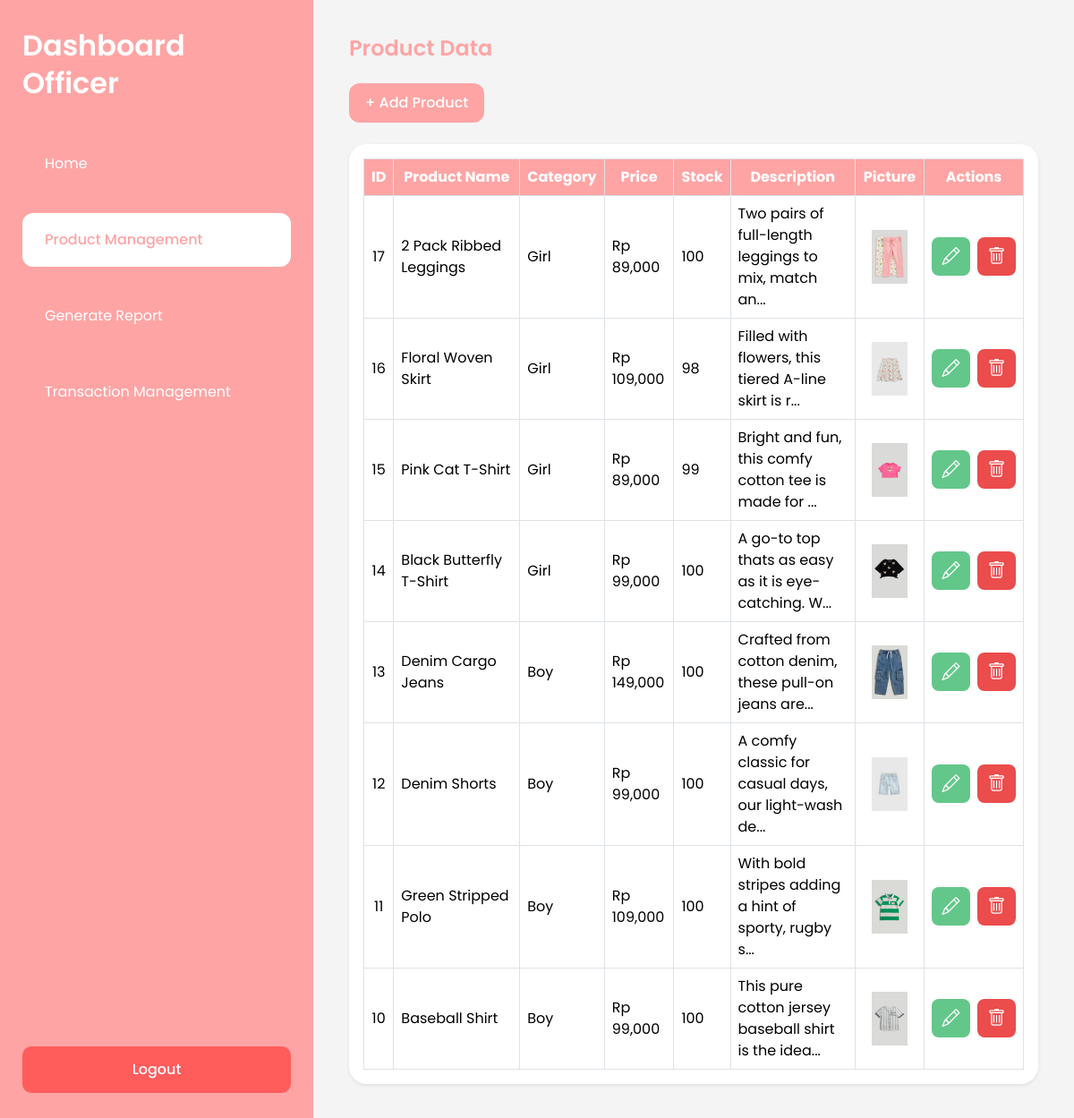
The page /officer/product-management.php (signed in) on the database its author committed.
### tables this page shows
CREATE TABLE `products` (
  `id` int(11) NOT NULL AUTO_INCREMENT,
  `name` varchar(100) NOT NULL,
  `description` text DEFAULT NULL,
  `category` varchar(100) NOT NULL,
  `price` decimal(10,2) NOT NULL,
  `stock` int(11) NOT NULL,
  `image` varchar(255) NOT NULL,
  `created_at` timestamp NOT NULL DEFAULT current_timestamp(),
  PRIMARY KEY (`id`)
);

### officer/product-management.php (the view, shortened to what this page needs)
<?php
require_once '../config/database.php';
$products = mysqli_query($conn, "SELECT * FROM products ORDER BY id DESC");
?>
<!DOCTYPE html>
<html lang="en">
<head>
<link href="https://cdn.jsdelivr.net/npm/bootstrap@5.3.3/dist/css/bootstrap.min.css" rel="stylesheet">
<link href="https://cdn.jsdelivr.net/npm/bootstrap-icons/font/bootstrap-icons.css" rel="stylesheet">
</head>
<body>
<div class="main-wrapper">
    <?php include 'sidebar.php'; ?>
    <div class="content">
        <h4 class="page-title mb-4">Product Data</h4>
        <button type="button" class="btn btn-pink mb-4" data-bs-toggle="modal" data-bs-target="#addProduct">
            + Add Product
        </button>
        <div class="card border-0 shadow-sm">
            <div class="card-body">
                <div class="table-responsive">
                    <table class="table table-bordered align-middle">
                        <thead>
                            <tr>
                                <th>ID</th>
                                <th>Product Name</th>
                                <th>Category</th>
                                <th>Price</th>
                                <th>Stock</th>
                                <th>Description</th>
                                <th>Picture</th>
                                <th>Actions</th>
                            </tr>
                        </thead>
                        <tbody>
                        <?php while($row = mysqli_fetch_assoc($products)) : ?>
                            <tr>
                                <td class="text-center"><?= $row['id'] ?></td>
                                <td><?= htmlspecialchars($row['name']) ?></td>
                                <td><?= htmlspecialchars($row['category']) ?></td>
                                <td>Rp <?= number_format($row['price']) ?></td>
                                <td><?= htmlspecialchars($row['stock']) ?></td>
                                <td>
                                    <?= strlen($row['description']) > 50
                                        ? htmlspecialchars(substr($row['description'], 0, 50)) . '...'
                                        : htmlspecialchars($row['description']) ?>
                                </td>
                                <td class="text-center">
                                    <img src="../assets/uploads/<?= htmlspecialchars($row['image']) ?>" class="product-img" alt="Product Image">
                                </td>
                                <td class="text-center">
                                    <div class="d-flex justify-content-center gap-2">
                                        <div class="action-box action-edit"
                                            data-bs-toggle="modal"
                                            data-bs-target="#editProduct"
                                            data-id="<?= $row['id'] ?>"
                                            data-name="<?= htmlspecialchars($row['name']) ?>"
                                            data-category="<?= htmlspecialchars($row['category']) ?>"
                                            data-price="<?= $row['price'] ?>"
                                            data-stock="<?= $row['stock'] ?>"
                                            data-description="<?= htmlspecialchars($row['description']) ?>">
                                            <i class="bi bi-pencil"></i>
                                        </div>
                                        <div class="action-box action-delete"
                                            data-bs-toggle="modal"
                                            data-bs-target="#deleteProduct"
                                            data-id="<?= $row['id'] ?>"
                                            data-name="<?= htmlspecialchars($row['name']) ?>">
                                            <i class="bi bi-trash"></i>
                                        </div>
                                    </div>
                                </td>
                            </tr>
                        <?php endwhile; ?>
                        </tbody>
                    </table>
                </div>
            </div>
        </div>
    </div>
</div>
</body>
</html>

### officer/product-management.php (style rules this page uses)
body { font-family: 'Poppins', sans-serif; background: #f4f4f4; margin: 0; overflow: hidden; }
.main-wrapper { display: flex; height: 100vh; overflow: hidden; }
.content { flex: 1; padding: 40px; height: 100vh; overflow-y: auto; overflow-x: hidden; }
.page-title { color: #FFA4A4; font-weight: 600; }
.btn-pink { background: #FFA4A4; color: #fff; border-radius: 12px; border: none; padding: 10px 18px; font-weight: 500; }
.card { border-radius: 20px; }
.table { background: white; margin-bottom: 0; }
.table thead th { background: #FFA4A4 !important; color: white !important; text-align: center; vertical-align: middle; white-space: nowrap; }
.table td { vertical-align: middle; }
.action-box { width: 43px; height: 43px; border-radius: 8px; display: flex; align-items: center; justify-content: center; color: #fff; cursor: pointer; transition: 0.2s ease; }
.action-edit { background: #63C78A; }
.action-delete { background: #EB4C4C; }
.action-box i { font-size: 20px; }
.product-img { width: 60px; height: 60px; object-fit: cover; border-radius: 8px; }
.table-responsive { overflow-x: auto; }

### rows shown on the page
products: id "17", name "2 Pack Ribbed Leggings", category "Girl", price "89,000", stock "100", description "Two pairs of full-length leggings to mix, match an", image (picture)
products: id "16", name "Floral Woven Skirt", category "Girl", price "109,000", stock "98", description "Filled with flowers, this tiered A-line skirt is r", image (picture)
products: id "15", name "Pink Cat T-Shirt", category "Girl", price "89,000", stock "99", description "Bright and fun, this comfy cotton tee is made for", image (picture)
products: id "14", name "Black Butterfly T-Shirt", category "Girl", price "99,000", stock "100", description "A go-to top thats as easy as it is eye-catching. W", image (picture)
products: id "13", name "Denim Cargo Jeans", category "Boy", price "149,000", stock "100", description "Crafted from cotton denim, these pull-on jeans are", image (picture)
products: id "12", name "Denim Shorts", category "Boy", price "99,000", stock "100", description "A comfy classic for casual days, our light-wash de", image (picture)
products: id "11", name "Green Stripped Polo", category "Boy", price "109,000", stock "100", description "With bold stripes adding a hint of sporty, rugby s", image (picture)
products: id "10", name "Baseball Shirt", category "Boy", price "99,000", stock "100", description "This pure cotton jersey baseball shirt is the idea", image (picture)
